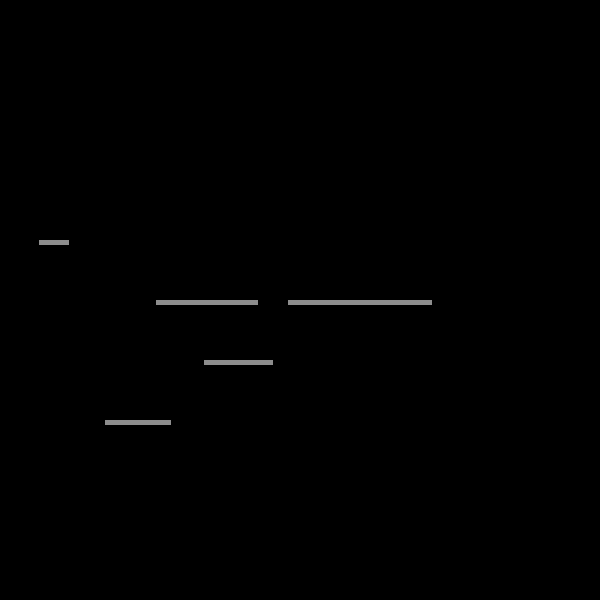
Frame 1 (no input)
Frame 60 (the mouse pressed at the canvas centre just before this capture): identical to frame 1, image omitted
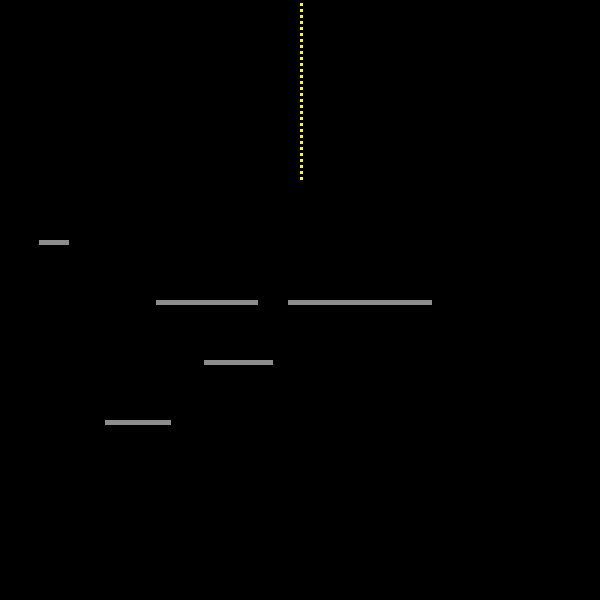
Frame 120 (the mouse held since frame 60 and released just before this capture)

The Processing sketch that drew these frames (run headless with seeded random() and noise(); from frame 60 on, the mouse is pressed at the canvas centre):

// Processing sketch: processing_171596
// ── processing_171596.pde

int bit = 3;       // size of the blocks, used for position
color c;           // color of blocks
int BI = 0;        // number of block instances
int platNum = 5;   // number of platforms
boolean can = true;
int d = 0;         // variable for randDir()
int i;             // iterator variable
int j;
int k;


// class block array
  
Block[] blocks = new Block[BI];      // block array, starts at size 0, uses append()

// class platform array

Platform[] platforms = new Platform[platNum];

void setup(){
  
  frameRate(20);
  size(600,600);
  colorMode(HSB,360,100,100);    // brighter, better colors
  cursor(CROSS);
  
  for(i=0;i<platNum;i++){
    platforms[i] = new Platform(int(random(150))*bit,int(random(4,8))*bit*20,int(random(10,50))*bit);
  }
}


void draw(){
  noStroke();
  fill(0);
  rect(0,0,600,600);                        // background
  
  if(!mousePressed){
    c = color(int(random(6))*60,99,99);       // new block color, limits to 6 pure colors
  } else if(can == true){
    makeBlock();
    can = false;
  } else {
    can = true;
  }
  for(i=0;i<BI;i++){                        // for each object in the array, call methods  
    
    if(blocks[i].stable == false){  
      blocks[i].update();                   // movement update
    }
    blocks[i].draw();
  }
  
  for(i=0;i<platNum;i++){
    platforms[i].draw();
  }
}

//         //
// CLASSES //
//         //

// class Pixel

class Block {
  int X;                              // x position
  int Y;                              // y position
  color C;                            // color of block
  boolean stable = false;             // bool to limit collision check
  int NB = 100000;                    // stores collision data
  int dir;                            // stores direction data
  int ID;
  
  Block(int x, int y, color shade, int num){
    X = x;
    Y = y;
    C = shade;
    ID = num;
  }
  
  void update(){
    
    if(stable == false){
      
      if(Y==height-bit){                // if colliding with bottom of screen, stop falling
        stable = true;
      }
      
      for(k=0;k<platNum;k++){          // if colliding with a platform, stop falling
        if(Y+bit == platforms[k].Y){
          if(X >= platforms[k].X && X <= (platforms[k].X + platforms[k].size - bit)){
            stable = true;
          }
        }
      }
      
      for(j=0;j<BI;j++){               // checks to see if block is on top of another block
        if(blocks[j].stable == true){
          if((blocks[j].X+bit) == X && blocks[j].Y == Y){
            NB += 10000;
          }
          if((blocks[j].X+bit) == X && (blocks[j].Y-bit) == Y){
            NB += 1000;
          }
          if(blocks[j].X == X && (blocks[j].Y-bit) == Y){
            NB += 100;
          }
          if((blocks[j].X-bit) == X && (blocks[j].Y-bit) == Y){
            NB += 10;
          }
          if((blocks[j].X-bit) == X && blocks[j].Y == Y){
            NB += 1;
          }
        }
      }
    }
    
    if(NB>=100100){
      switch(NB) {                    // checks the collision situation
        
        case 100100:                  // case unstable collision
          dir = randDir();
          X += dir * bit;             // move to left or right
          NB = 100000;
          break;
          
        case 101100:                  // case could be stable R
          dir = int(random(2));
          if(dir==0){
            stable = true;
          } else {
            X += dir * bit;
          }
          NB = 100000;
          break;
          
        case 100110:                  // case could be stable L
          dir = int(random(2));
          if(dir==0){
            stable = true;
          } else {
            X -= dir * bit;
          }
          NB = 100000;
          break;
          
        case 101110:                  // stable cases
        case 111110:
        case 101111:
        case 111111:
          stable = true;
          NB = 100000;
          break;
          
        case 111100:                  // case slope R
          X +=bit;
          NB = 100000;
          break;
          
        case 100111:                  // case slope L
          X -= bit;
          NB = 100000;
          break;
      }
    }
    
    if(stable==false){       // if it isn't immobilised
      Y += bit;
      NB=100000;
    }    
  }
  
  void draw(){
    noStroke();
    fill(C);                                  // draw block at updated position
    rect(X,Y,bit,bit);
  }
}

// class platform

class Platform {
  int X;            // x pos
  int Y;            // y pos
  int size;         // length of platform
  
  Platform(int x, int y, int s){
    X = x;
    Y = y;
    size = s;
  }
  
  void draw(){
    noStroke();
    fill(200);
    rect(X,Y,size,5);
  }
}
  
//                  //
// HELPER FUNCTIONS //
//                  //

// block spawner

void makeBlock(){
  int Xpos = int(mouseX/bit) * bit;
  //int Ypos = int(mouseY/bit) * bit;
  //int pos = int(random(0+5,width/bit-5));    // x spawn location, in block increments
  BI++;                                      // keep track of block numbers
  blocks = (Block[])append(blocks, new Block(Xpos,-bit,c,BI-1));  // add new object to array
}

// random direction

int randDir(){            // generates either a 1 or -1
  d = int(random(-2,2));  // assigns -1, 0, or 1 to d
  while(d==0){               // if d is 0, "reroll" cast, we want 1 or -1
    d = int(random(-2,2));
  }
  return d;             // return 1 or -1
}
